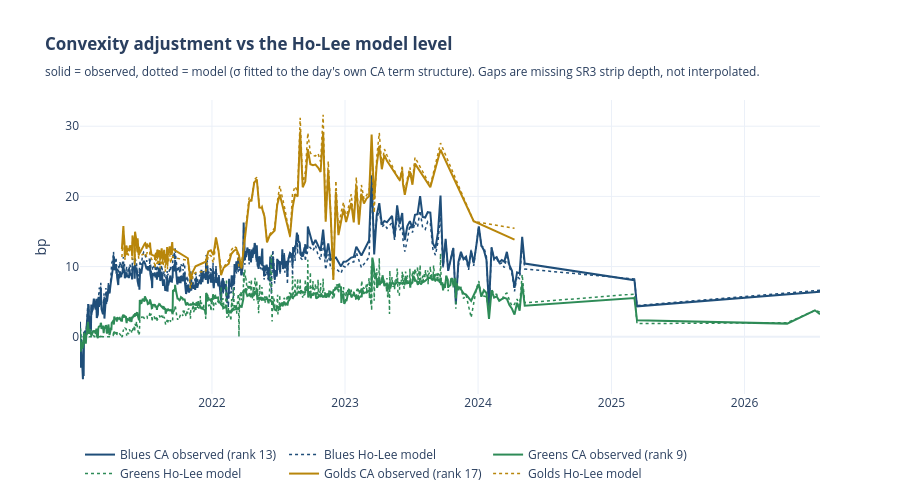

Write notebook code for a chart like this one.
### Markdown cell above
## 10. NEW CHART — convexity adjustment vs the MODEL level, as a timeseries

Observed CA and the Ho-Lee model CA on the same axis, per pack colour, with the
dislocation `vs_model_bp = CA − model` as its own panel underneath because that
is the tradeable quantity: the trade is *"sell the convexity adjustment"* when
it is rich to the model, not when it is high.

**The model here is the σ fitted to the day's own CA term structure, not
calibrated to cap/floor vols** (section 4). So the dislocation is
cross-sectional and is centred near zero by construction; what it tells you is
whether one pack is out of line with its neighbours, not whether the pack is
rich to the options market.

### Code cell
_ORDER = [c for c in (CFG.colour,) + tuple(CFG.extra_colours) if c in COLOURS]
_COL = {"Blues": "#1f4e79", "Greens": "#2e8b57", "Golds": "#b8860b", "Reds": "#c0392b"}

figca = go.Figure()
for _c in _ORDER:
    _f = COLOURS[_c]
    _line(figca, _f["ca_bp"], f"{_c} CA observed (rank {CF.COLOUR_RANK[_c]})",
          _COL.get(_c, "#333"), width=2.0)
    _line(figca, _f["ca_model_bp"], f"{_c} Ho-Lee model", _COL.get(_c, "#333"),
          dash="dot", width=1.5)
figca.update_layout(
    title=("<b>Convexity adjustment vs the Ho-Lee model level</b>"
           "<br><sub>solid = observed, dotted = model (σ fitted to the day's own CA "
           "term structure). Gaps are missing SR3 strip depth, not interpolated.</sub>"),
    yaxis=dict(title="bp"), template="plotly_white", height=500,
    legend=dict(orientation="h", yanchor="bottom", y=-0.32, x=0))
figca.show()

### Figure 1 — Plotly figure (JSON) as saved in the notebook; plotly's stock layout.template omitted (floating-point values rounded to 4 significant figures; data arrays with more than 128 entries replaced by an {"elided": "..."} marker saying what was removed)
{"data": [{"connectgaps": false, "line": {"color": "#1f4e79", "width": 2.0}, "mode": "lines", "name": "Blues CA observed (rank 13)", "type": "scatter", "x": {"elided": "503 str values"}, "y": {"elided": "503 float values"}, "yaxis": "y"}, {"connectgaps": false, "line": {"color": "#1f4e79", "dash": "dot", "width": 1.5}, "mode": "lines", "name": "Blues Ho-Lee model", "type": "scatter", "x": {"elided": "503 str values"}, "y": {"elided": "503 float values"}, "yaxis": "y"}, {"connectgaps": false, "line": {"color": "#2e8b57", "width": 2.0}, "mode": "lines", "name": "Greens CA observed (rank 9)", "type": "scatter", "x": {"elided": "739 str values"}, "y": {"elided": "739 float values"}, "yaxis": "y"}, {"connectgaps": false, "line": {"color": "#2e8b57", "dash": "dot", "width": 1.5}, "mode": "lines", "name": "Greens Ho-Lee model", "type": "scatter", "x": {"elided": "739 str values"}, "y": {"elided": "739 float values"}, "yaxis": "y"}, {"connectgaps": false, "line": {"color": "#b8860b", "width": 2.0}, "mode": "lines", "name": "Golds CA observed (rank 17)", "type": "scatter", "x": {"elided": "160 str values"}, "y": {"elided": "160 float values"}, "yaxis": "y"}, {"connectgaps": false, "line": {"color": "#b8860b", "dash": "dot", "width": 1.5}, "mode": "lines", "name": "Golds Ho-Lee model", "type": "scatter", "x": {"elided": "160 str values"}, "y": {"elided": "160 float values"}, "yaxis": "y"}], "layout": {"height": 500, "legend": {"orientation": "h", "x": 0, "y": -0.32, "yanchor": "bottom"}, "title": {"text": "<b>Convexity adjustment vs the Ho-Lee model level</b><br><sub>solid = observed, dotted = model (σ fitted to the day's own CA term structure). Gaps are missing SR3 strip depth, not interpolated.</sub>"}, "yaxis": {"title": {"text": "bp"}}}}
